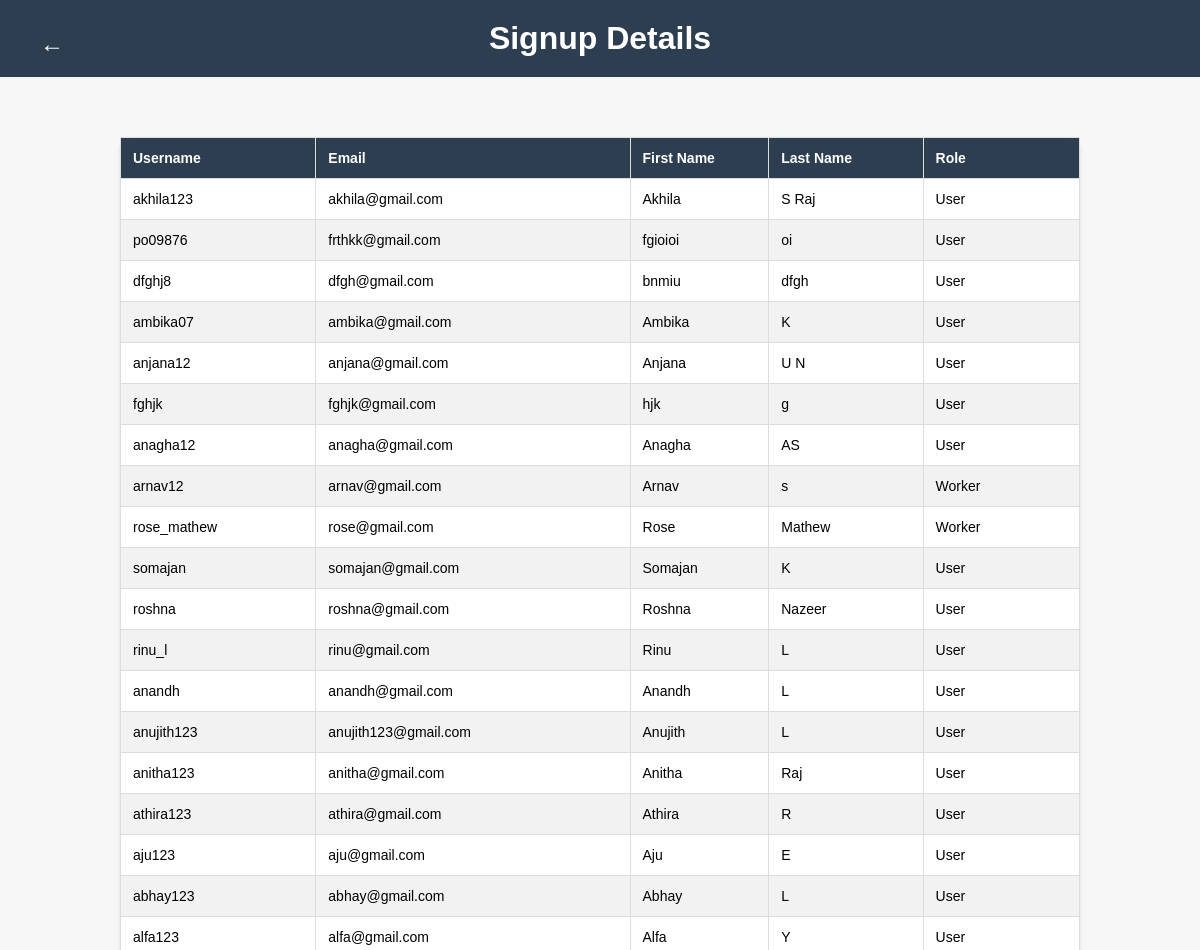
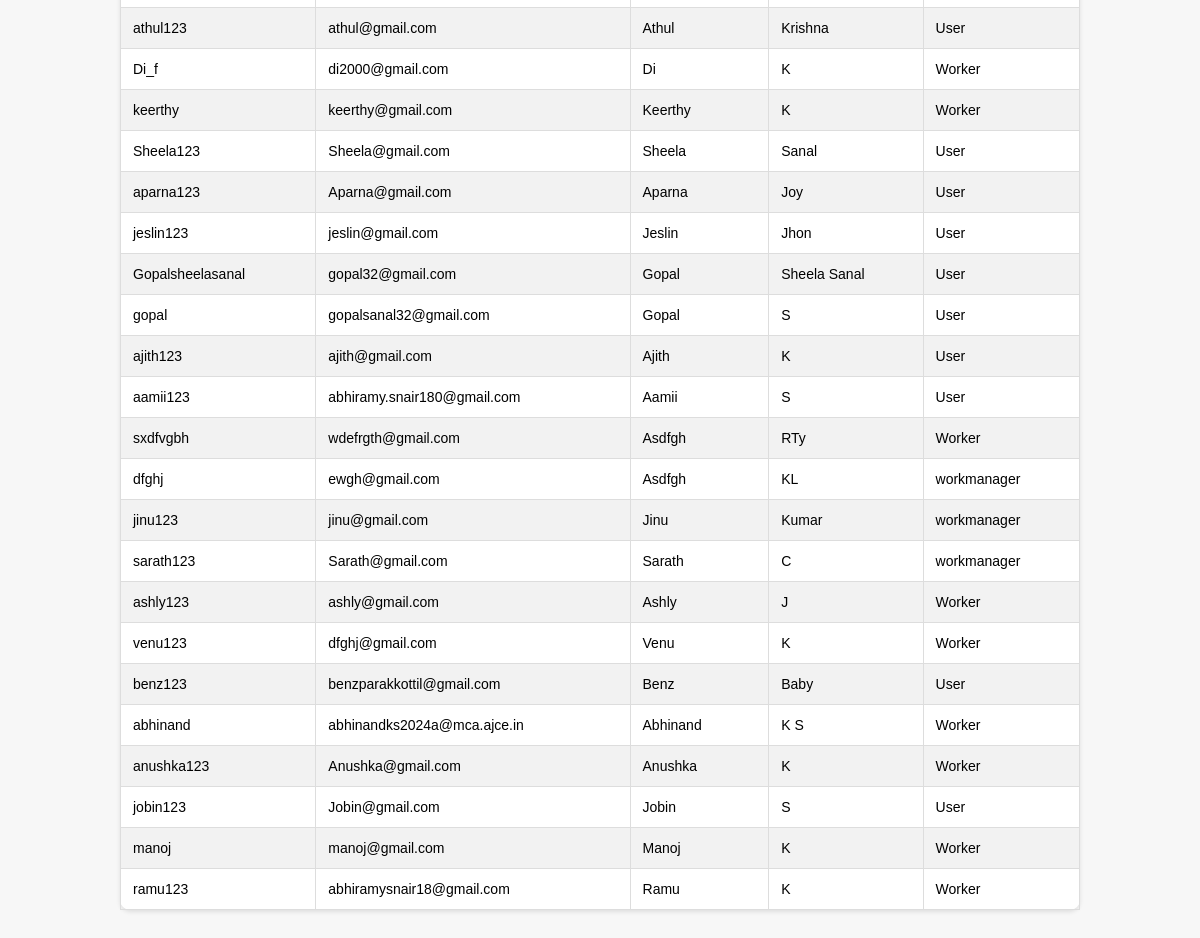
Screenshot of /user_list.html with the database file from the repository (2 pictures, top to bottom).
### watersystemapp/models.py (models this page shows, shortened)
class CustomUser(AbstractUser):
    firstname = models.TextField(max_length=100, default="")
    lastname = models.TextField(max_length=100, default="")
    username = models.CharField(max_length=30, unique=True)
    email = models.EmailField(max_length=254, unique=True)
    role = models.CharField(max_length=100,default="")
    password = models.CharField(max_length=128, default="")

### watersystemapp/views.py (the view)
# urls.py: path('user_list.html', views.user_list, name='user_list'),
def user_list(request):
    users = CustomUser.objects.all()
    return render(request, 'user_list.html', {'users': users})

### templates/user_list.html (shortened to what this page needs)
{% load static %}
<!DOCTYPE html>
<html lang="en">
<head>
</head>
<body>
    <a class="back-button" href="admindashboard.html"></a>
    <h1>Signup Details</h1>
    <table>
        <thead>
            <tr>
                <th>Username</th>
                <th>Email</th>
                <th>First Name</th>
                <th>Last Name</th>
                <th>Role</th>
            </tr>
        </thead>
        <tbody>
            {% for user in users %}
            {% if user.username != 'abhi' %}
            <tr>
                <td>{{ user.username }}</td>
                <td>{{ user.email }}</td>
                <td>{{ user.first_name }}</td>
                <td>{{ user.last_name }}</td>
                <td>{{ user.role }}</td>
            </tr>
            {% endif %}
            {% endfor %}
        </tbody>
    </table>
</body>
</html>

### templates/user_list.html (style rules this page uses)
body { font-family: Arial, sans-serif; background-color: #f7f7f7; margin: 0; padding: 0; }
h1 { background-color: #2c3e50; color: #fff; padding: 20px; text-align: center; margin: 0; }
.back-button { background-color: #2c3e50; color: #fff; padding: 10px 20px; border: none; border-radius: 5px; cursor: pointer; text-decoration: none; font-weight: bold; position: absolute; top: 20px; left: 20px; }
.back-button::before { content: "←"; font-size: 24px; margin-right: 8px; }
table { width: 80%; margin: 60px auto; border-collapse: collapse; background-color: #fff; box-shadow: 0 2px 4px rgba(0, 0, 0, 0.1); border-radius: 10px; }
th, td { border: 1px solid #ddd; text-align: left; padding: 12px; font-size: 14px; }
th { background-color: #2c3e50; color: #fff; }
tr:nth-child(even) { background-color: #f2f2f2; }

### rows the page displays
CustomUser: username "akhila123", email "akhila@gmail.com", first_name "Akhila", last_name "S Raj", role "User"
CustomUser: username "po09876", email "frthkk@gmail.com", first_name "fgioioi", last_name "oi", role "User"
CustomUser: username "dfghj8", email "dfgh@gmail.com", first_name "bnmiu", last_name "dfgh", role "User"
CustomUser: username "ambika07", email "ambika@gmail.com", first_name "Ambika", last_name "K", role "User"
CustomUser: username "anjana12", email "anjana@gmail.com", first_name "Anjana", last_name "U N", role "User"
CustomUser: username "fghjk", email "fghjk@gmail.com", first_name "hjk", last_name "g", role "User"
CustomUser: username "anagha12", email "anagha@gmail.com", first_name "Anagha", last_name "AS", role "User"
CustomUser: username "arnav12", email "arnav@gmail.com", first_name "Arnav", last_name "s", role "Worker"
CustomUser: username "rose_mathew", email "rose@gmail.com", first_name "Rose", last_name "Mathew", role "Worker"
CustomUser: username "somajan", email "somajan@gmail.com", first_name "Somajan", last_name "K", role "User"
CustomUser: username "roshna", email "roshna@gmail.com", first_name "Roshna", last_name "Nazeer", role "User"
CustomUser: username "rinu_l", email "rinu@gmail.com", first_name "Rinu", last_name "L", role "User"
CustomUser: username "anandh", email "anandh@gmail.com", first_name "Anandh", last_name "L", role "User"
CustomUser: username "anujith123", email "anujith123@gmail.com", first_name "Anujith", last_name "L", role "User"
CustomUser: username "anitha123", email "anitha@gmail.com", first_name "Anitha", last_name "Raj", role "User"
CustomUser: username "athira123", email "athira@gmail.com", first_name "Athira", last_name "R", role "User"
CustomUser: username "aju123", email "aju@gmail.com", first_name "Aju", last_name "E", role "User"
CustomUser: username "abhay123", email "abhay@gmail.com", first_name "Abhay", last_name "L", role "User"
CustomUser: username "alfa123", email "alfa@gmail.com", first_name "Alfa", last_name "Y", role "User"
CustomUser: username "athul123", email "athul@gmail.com", first_name "Athul", last_name "Krishna", role "User"
CustomUser: username "Di_f", email "di2000@gmail.com", first_name "Di", last_name "K", role "Worker"
CustomUser: username "keerthy", email "keerthy@gmail.com", first_name "Keerthy", last_name "K", role "Worker"
CustomUser: username "Sheela123", email "Sheela@gmail.com", first_name "Sheela", last_name "Sanal", role "User"
CustomUser: username "aparna123", email "Aparna@gmail.com", first_name "Aparna", last_name "Joy", role "User"
CustomUser: username "jeslin123", email "jeslin@gmail.com", first_name "Jeslin", last_name "Jhon", role "User"
CustomUser: username "Gopalsheelasanal", email "gopal32@gmail.com", first_name "Gopal", last_name "Sheela Sanal", role "User"
CustomUser: username "gopal", email "gopalsanal32@gmail.com", first_name "Gopal", last_name "S", role "User"
CustomUser: username "ajith123", email "ajith@gmail.com", first_name "Ajith", last_name "K", role "User"
CustomUser: username "aamii123", email "abhiramy.snair180@gmail.com", first_name "Aamii", last_name "S", role "User"
CustomUser: username "sxdfvgbh", email "wdefrgth@gmail.com", first_name "Asdfgh", last_name "RTy", role "Worker"
CustomUser: username "dfghj", email "ewgh@gmail.com", first_name "Asdfgh", last_name "KL", role "workmanager"
CustomUser: username "jinu123", email "jinu@gmail.com", first_name "Jinu", last_name "Kumar", role "workmanager"
CustomUser: username "sarath123", email "Sarath@gmail.com", first_name "Sarath", last_name "C", role "workmanager"
CustomUser: username "ashly123", email "ashly@gmail.com", first_name "Ashly", last_name "J", role "Worker"
CustomUser: username "venu123", email "dfghj@gmail.com", first_name "Venu", last_name "K", role "Worker"
CustomUser: username "benz123", email "benzparakkottil@gmail.com", first_name "Benz", last_name "Baby", role "User"
CustomUser: username "abhinand", email "abhinandks2024a@mca.ajce.in", first_name "Abhinand", last_name "K S", role "Worker"
CustomUser: username "anushka123", email "Anushka@gmail.com", first_name "Anushka", last_name "K", role "Worker"
CustomUser: username "jobin123", email "Jobin@gmail.com", first_name "Jobin", last_name "S", role "User"
CustomUser: username "manoj", email "manoj@gmail.com", first_name "Manoj", last_name "K", role "Worker"
CustomUser: username "ramu123", email "abhiramysnair18@gmail.com", first_name "Ramu", last_name "K", role "Worker"
